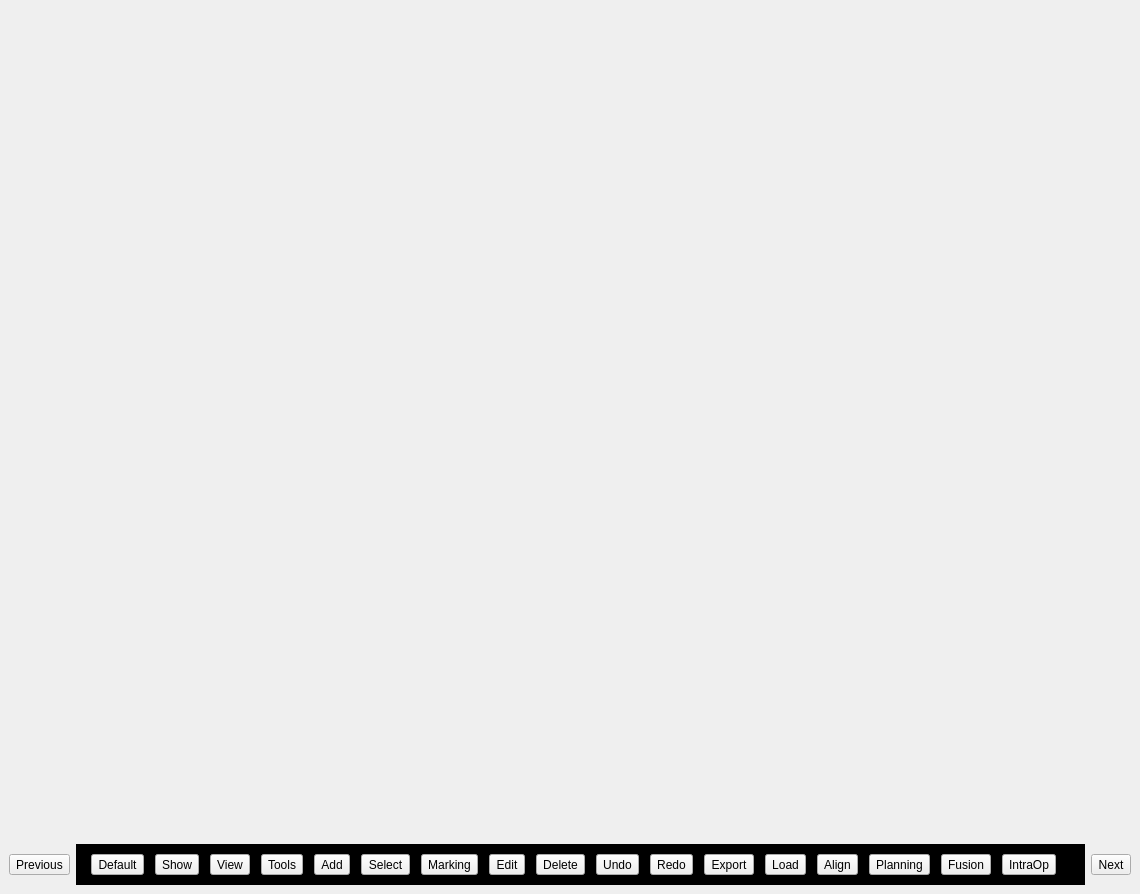
<?xml version="1.0" encoding="UTF-8"?>
<ui version="4.0">
 <class>MainWindow</class>
 <widget class="QMainWindow" name="MainWindow">
  <property name="geometry">
   <rect>
    <x>0</x>
    <y>0</y>
    <width>1140</width>
    <height>894</height>
   </rect>
  </property>
  <property name="windowTitle">
   <string>MainWindow</string>
  </property>
  <widget class="QWidget" name="centralwidget">
   <layout class="QVBoxLayout" name="verticalLayout">
    <item>
     <widget class="QStackedWidget" name="stackedWidget">
      <widget class="QWidget" name="page">
       <layout class="QHBoxLayout" name="horizontalLayout_3">
        <item>
         <widget class="SRStdMultiWidget" name="multiWidget" native="true">
          <property name="sizePolicy">
           <sizepolicy hsizetype="Preferred" vsizetype="Expanding">
            <horstretch>0</horstretch>
            <verstretch>0</verstretch>
           </sizepolicy>
          </property>
         </widget>
        </item>
       </layout>
      </widget>
     </widget>
    </item>
    <item>
     <layout class="QHBoxLayout" name="horizontalLayout_2">
      <item>
       <widget class="QToolButton" name="toolButton">
        <property name="text">
         <string>Previous</string>
        </property>
       </widget>
      </item>
      <item>
       <widget class="QFrame" name="frame">
        <property name="sizePolicy">
         <sizepolicy hsizetype="Preferred" vsizetype="Maximum">
          <horstretch>0</horstretch>
          <verstretch>0</verstretch>
         </sizepolicy>
        </property>
        <property name="styleSheet">
         <string notr="true">QFrame {
  background: rgb(0, 0, 0)
}</string>
        </property>
        <property name="frameShape">
         <enum>QFrame::StyledPanel</enum>
        </property>
        <property name="frameShadow">
         <enum>QFrame::Raised</enum>
        </property>
        <layout class="QHBoxLayout" name="horizontalLayout">
         <item>
          <widget class="QToolButton" name="toolButton_3">
           <property name="text">
            <string>Default</string>
           </property>
          </widget>
         </item>
         <item>
          <widget class="QToolButton" name="toolButtonShow">
           <property name="text">
            <string>Show</string>
           </property>
           <property name="checkable">
            <bool>false</bool>
           </property>
           <property name="popupMode">
            <enum>QToolButton::InstantPopup</enum>
           </property>
          </widget>
         </item>
         <item>
          <widget class="QToolButton" name="toolButtonView">
           <property name="text">
            <string>View</string>
           </property>
           <property name="checkable">
            <bool>false</bool>
           </property>
           <property name="popupMode">
            <enum>QToolButton::InstantPopup</enum>
           </property>
          </widget>
         </item>
         <item>
          <widget class="QToolButton" name="toolButtonTools">
           <property name="text">
            <string>Tools</string>
           </property>
           <property name="checkable">
            <bool>false</bool>
           </property>
           <property name="popupMode">
            <enum>QToolButton::InstantPopup</enum>
           </property>
          </widget>
         </item>
         <item>
          <widget class="QToolButton" name="toolButtonAdd">
           <property name="text">
            <string>Add</string>
           </property>
           <property name="checkable">
            <bool>false</bool>
           </property>
           <property name="popupMode">
            <enum>QToolButton::InstantPopup</enum>
           </property>
          </widget>
         </item>
         <item>
          <widget class="QToolButton" name="toolButton_7">
           <property name="text">
            <string>Select</string>
           </property>
          </widget>
         </item>
         <item>
          <widget class="QToolButton" name="toolButton_8">
           <property name="text">
            <string>Marking</string>
           </property>
          </widget>
         </item>
         <item>
          <widget class="QToolButton" name="toolButton_9">
           <property name="text">
            <string>Edit</string>
           </property>
          </widget>
         </item>
         <item>
          <widget class="QToolButton" name="toolButtonDelete">
           <property name="text">
            <string>Delete</string>
           </property>
          </widget>
         </item>
         <item>
          <widget class="QToolButton" name="toolButton_11">
           <property name="text">
            <string>Undo</string>
           </property>
          </widget>
         </item>
         <item>
          <widget class="QToolButton" name="toolButton_12">
           <property name="text">
            <string>Redo</string>
           </property>
          </widget>
         </item>
         <item>
          <widget class="QToolButton" name="toolButton_13">
           <property name="text">
            <string>Export</string>
           </property>
          </widget>
         </item>
         <item>
          <widget class="QToolButton" name="toolButton_14">
           <property name="text">
            <string>Load</string>
           </property>
          </widget>
         </item>
         <item>
          <widget class="QToolButton" name="toolButton_15">
           <property name="text">
            <string>Align</string>
           </property>
          </widget>
         </item>
         <item>
          <widget class="QToolButton" name="toolButton_16">
           <property name="text">
            <string>Planning</string>
           </property>
          </widget>
         </item>
         <item>
          <widget class="QToolButton" name="toolButton_17">
           <property name="text">
            <string>Fusion</string>
           </property>
          </widget>
         </item>
         <item>
          <widget class="QToolButton" name="toolButton_18">
           <property name="text">
            <string>IntraOp</string>
           </property>
          </widget>
         </item>
        </layout>
       </widget>
      </item>
      <item>
       <widget class="QToolButton" name="toolButton_2">
        <property name="text">
         <string>Next</string>
        </property>
       </widget>
      </item>
     </layout>
    </item>
   </layout>
  </widget>
  <action name="action_Whole_Spine_CT">
   <property name="text">
    <string>&amp;Whole Spine CT</string>
   </property>
  </action>
  <action name="action_Single_Vertebra_CT">
   <property name="text">
    <string>&amp;Single Vertebra CT</string>
   </property>
   <property name="toolTip">
    <string>Single Vertebra CT</string>
   </property>
  </action>
  <action name="action_Whole_Spine_X_Ray">
   <property name="text">
    <string>&amp;Whole Spine X Ray</string>
   </property>
  </action>
  <action name="action_Whole_Spine_MRI">
   <property name="text">
    <string>&amp;Whole Spine MRI</string>
   </property>
  </action>
  <action name="action_Single_Vertebra_MRI">
   <property name="text">
    <string>&amp;Single Vertebra MRI</string>
   </property>
  </action>
 </widget>
 <customwidgets>
  <customwidget>
   <class>SRStdMultiWidget</class>
   <extends>QWidget</extends>
   <header>SRStdMultiWidget.h</header>
   <container>1</container>
  </customwidget>
 </customwidgets>
 <resources/>
 <connections/>
</ui>
